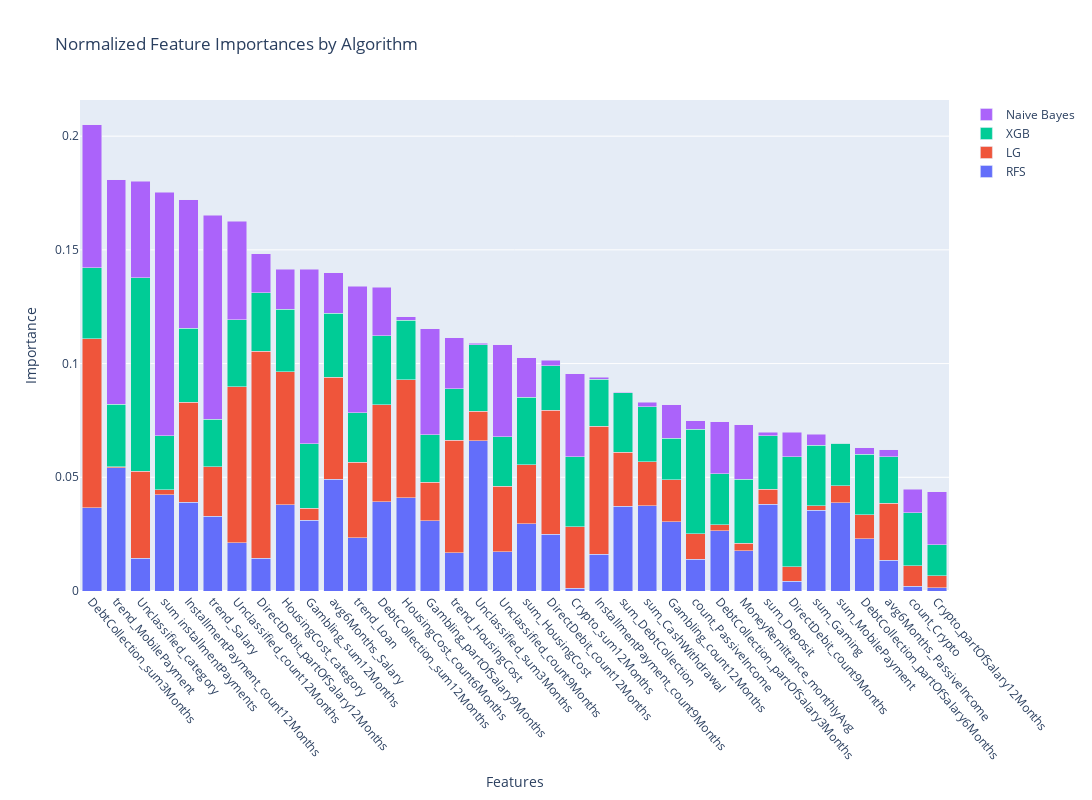

The code cell stored with this chart in its notebook:
### Code cell
preprocessor = DataPreprocessor(selected_features)
(Xtrain, Ytrain), (Xtest, Ytest), train_upsampled,  = preprocessor.get_split_data_with_upsample_and_scaling(0.7)

# Example usage
models = ['naive_bayes', 'xgboost', 'random_forest', 'logistic_regression']

optimizer = ModelOptimizer(models=models, X_train=Xtrain, y_train=Ytrain, n_trials=100)
best_params, best_models = optimizer.run()

# Usage
# Assuming best_models, Xtrain, Ytrain, Xtest, Ytest, train_upsampled are predefined
evaluator = ModelEvaluator(Xtrain, Ytrain, Xtest, Ytest, best_models)
evaluator.evaluate_models()
evaluator.plot_roc_curves()


# Usage
# Assuming best_models, train_upsampled, and selected_features are predefined
feature_importance = FeatureImportance(train_upsampled, best_models, selected_features)
feature_importance.calculate_importances()
feature_importance.calculate_cumulative_importance()


features_to_keep, features_to_discard = feature_importance.find_highly_correlated_features()

print("Features to keep:", features_to_keep)
print("Features to discard:", features_to_discard)

sorted_features = feature_importance.plot_importances()


## Filter away highly correlated features and take away the absolut worst
filtered_list = [item for item in sorted_features if item not in features_to_discard]
selection2x2 = filtered_list[:30]

### Figure 1 — Plotly figure (JSON) as saved in the notebook; plotly's stock layout.template omitted (floating-point values rounded to 4 significant figures)
{"data": [{"name": "RFS", "type": "bar", "x": ["DebtCollection_sum3Months", "trend_MobilePayment", "Unclassified_category", "sum installmentPayments", "InstallmentPayment_count12Months", "trend_Salary", "Unclassified_count12Months", "DirectDebit_partOfSalary12Months", "HousingCost_category", "Gambling_sum12Months", "avg6Months_Salary", "trend_Loan", "DebtCollection_sum12Months", "HousingCost_count6Months", "Gambling_partOfSalary9Months", "trend_HousingCost", "Unclassified_sum3Months", "Unclassified_count9Months", "sum_HousingCost", "DirectDebit_count12Months", "Crypto_sum12Months", "InstallmentPayment_count9Months", "sum_DebtCollection", "sum_CashWithdrawal", "Gambling_count12Months", "count_PassiveIncome", "DebtCollection_partOfSalary3Months", "MoneyRemittance_monthlyAvg", "sum_Deposit", "DirectDebit_count9Months", "sum_Gaming", "sum_MobilePayment", "DebtCollection_partOfSalary6Months", "avg6Months_PassiveIncome", "count_Crypto", "Crypto_partOfSalary12Months"], "y": [0.03668, 0.05415, 0.01435, 0.04234, 0.0391, 0.03294, 0.0212, 0.01441, 0.03802, 0.03112, 0.04913, 0.02348, 0.03921, 0.04093, 0.03086, 0.01679, 0.06616, 0.01735, 0.02947, 0.02497, 0.001196, 0.01614, 0.03721, 0.03758, 0.03051, 0.01396, 0.02653, 0.01764, 0.03819, 0.00418, 0.03562, 0.03871, 0.02288, 0.01345, 0.002137, 0.001417]}, {"name": "LG", "type": "bar", "x": ["DebtCollection_sum3Months", "trend_MobilePayment", "Unclassified_category", "sum installmentPayments", "InstallmentPayment_count12Months", "trend_Salary", "Unclassified_count12Months", "DirectDebit_partOfSalary12Months", "HousingCost_category", "Gambling_sum12Months", "avg6Months_Salary", "trend_Loan", "DebtCollection_sum12Months", "HousingCost_count6Months", "Gambling_partOfSalary9Months", "trend_HousingCost", "Unclassified_sum3Months", "Unclassified_count9Months", "sum_HousingCost", "DirectDebit_count12Months", "Crypto_sum12Months", "InstallmentPayment_count9Months", "sum_DebtCollection", "sum_CashWithdrawal", "Gambling_count12Months", "count_PassiveIncome", "DebtCollection_partOfSalary3Months", "MoneyRemittance_monthlyAvg", "sum_Deposit", "DirectDebit_count9Months", "sum_Gaming", "sum_MobilePayment", "DebtCollection_partOfSalary6Months", "avg6Months_PassiveIncome", "count_Crypto", "Crypto_partOfSalary12Months"], "y": [0.0742, 0.000462, 0.03831, 0.002194, 0.04401, 0.02178, 0.06873, 0.09093, 0.05835, 0.005271, 0.0448, 0.03304, 0.04266, 0.05198, 0.01704, 0.04952, 0.01287, 0.02868, 0.02613, 0.05444, 0.02703, 0.05621, 0.02386, 0.01925, 0.01845, 0.0113, 0.002685, 0.003287, 0.006496, 0.006418, 0.001907, 0.007604, 0.01075, 0.02523, 0.008945, 0.005203]}, {"name": "XGB", "type": "bar", "x": ["DebtCollection_sum3Months", "trend_MobilePayment", "Unclassified_category", "sum installmentPayments", "InstallmentPayment_count12Months", "trend_Salary", "Unclassified_count12Months", "DirectDebit_partOfSalary12Months", "HousingCost_category", "Gambling_sum12Months", "avg6Months_Salary", "trend_Loan", "DebtCollection_sum12Months", "HousingCost_count6Months", "Gambling_partOfSalary9Months", "trend_HousingCost", "Unclassified_sum3Months", "Unclassified_count9Months", "sum_HousingCost", "DirectDebit_count12Months", "Crypto_sum12Months", "InstallmentPayment_count9Months", "sum_DebtCollection", "sum_CashWithdrawal", "Gambling_count12Months", "count_PassiveIncome", "DebtCollection_partOfSalary3Months", "MoneyRemittance_monthlyAvg", "sum_Deposit", "DirectDebit_count9Months", "sum_Gaming", "sum_MobilePayment", "DebtCollection_partOfSalary6Months", "avg6Months_PassiveIncome", "count_Crypto", "Crypto_partOfSalary12Months"], "y": [0.03136, 0.02752, 0.08508, 0.02372, 0.03246, 0.02088, 0.02932, 0.02591, 0.02759, 0.02835, 0.02812, 0.02179, 0.03038, 0.02617, 0.02076, 0.0226, 0.02936, 0.0217, 0.02959, 0.01966, 0.03078, 0.02067, 0.0262, 0.02425, 0.01826, 0.04593, 0.02241, 0.02812, 0.02359, 0.04833, 0.02651, 0.01859, 0.02656, 0.02047, 0.02327, 0.01375]}, {"name": "Naive Bayes", "type": "bar", "x": ["DebtCollection_sum3Months", "trend_MobilePayment", "Unclassified_category", "sum installmentPayments", "InstallmentPayment_count12Months", "trend_Salary", "Unclassified_count12Months", "DirectDebit_partOfSalary12Months", "HousingCost_category", "Gambling_sum12Months", "avg6Months_Salary", "trend_Loan", "DebtCollection_sum12Months", "HousingCost_count6Months", "Gambling_partOfSalary9Months", "trend_HousingCost", "Unclassified_sum3Months", "Unclassified_count9Months", "sum_HousingCost", "DirectDebit_count12Months", "Crypto_sum12Months", "InstallmentPayment_count9Months", "sum_DebtCollection", "sum_CashWithdrawal", "Gambling_count12Months", "count_PassiveIncome", "DebtCollection_partOfSalary3Months", "MoneyRemittance_monthlyAvg", "sum_Deposit", "DirectDebit_count9Months", "sum_Gaming", "sum_MobilePayment", "DebtCollection_partOfSalary6Months", "avg6Months_PassiveIncome", "count_Crypto", "Crypto_partOfSalary12Months"], "y": [0.06286, 0.09861, 0.04254, 0.107, 0.05649, 0.08954, 0.04343, 0.01714, 0.01756, 0.07673, 0.01788, 0.05568, 0.02124, 0.001523, 0.04669, 0.02238, 0.0005596, 0.04064, 0.01736, 0.002327, 0.03645, 0.0009066, 0.0001732, 0.00201, 0.01476, 0.003624, 0.02281, 0.02415, 0.001554, 0.0108, 0.004901, 0.0001679, 0.002699, 0.003025, 0.01043, 0.02332]}], "layout": {"barmode": "stack", "height": 800, "title": {"text": "Normalized Feature Importances by Algorithm"}, "width": 1800, "xaxis": {"categoryorder": "total descending", "tickangle": 50, "title": {"text": "Features"}}, "yaxis": {"title": {"text": "Importance"}}}}
